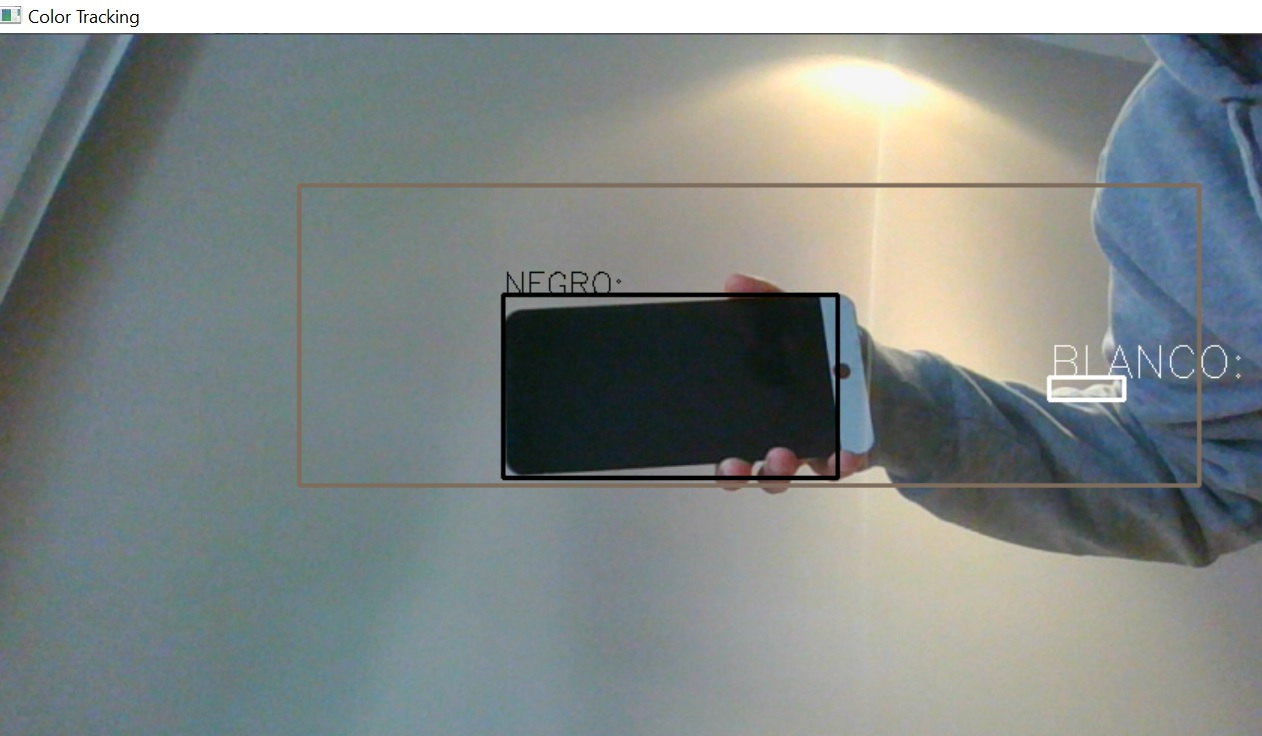
#> input picture prueba1.jpg, 1262 x 736 px, given in place of the camera
$ python 'color-detection - copia.py'
#> lines starting #> are read from the running program, lines starting #| are printed output that depends on the picture; after the words box and inside, x2 and y2 are one past the last pixel; in counts of white or black regions, pixels touching at a corner belong together
import cv2
import numpy as np

# capturing video through webcam

cap = cv2.VideoCapture(0)

cap.set(3, 1000)
cap.set (4, 3000) # Establezca la resolución de la cámara, 3 es alta, 4 es ancha

start_point = (200, 100)
end_point = (800, 300)
color = (93, 109, 126)
thickness = 2


while(1):
    _, img = cap.read()
#> img is the input picture: shape (736, 1262, 3); mean B, G, R 133.7, 135.2, 128.1
    rec = cv2.rectangle(img, start_point, end_point, color, thickness)

    # converting frame(img == BGR) to HSV(hue-saturation-value)

    hsv = cv2.cvtColor(img, cv2.COLOR_BGR2HSV)
#> hsv: shape (736, 1262, 3); mean H, S, V 69.2, 41.2, 141.3

    # red color

    red_lower = np.array([136,87,111],np.uint8)
    red_upper = np.array([180,255,255],np.uint8)

    # blue color

    blue_lower = np.array([99,115,150],np.uint8)
    blue_upper = np.array([110,255,255],np.uint8)

    # yellow color

    yellow_lower = np.array([22,60,200],np.uint8)
    yellow_upper = np.array([60,255,255],np.uint8)

    # white color

    white_lower = np.array([0,0,200],np.uint8)
    white_upper = np.array([180,20,255],np.uint8)

    # black color

    black_lower = np.array([0,0,0],np.uint8)
    black_upper = np.array([180,255,30],np.uint8)

    # all color together

    red = cv2.inRange(hsv, red_lower, red_upper)
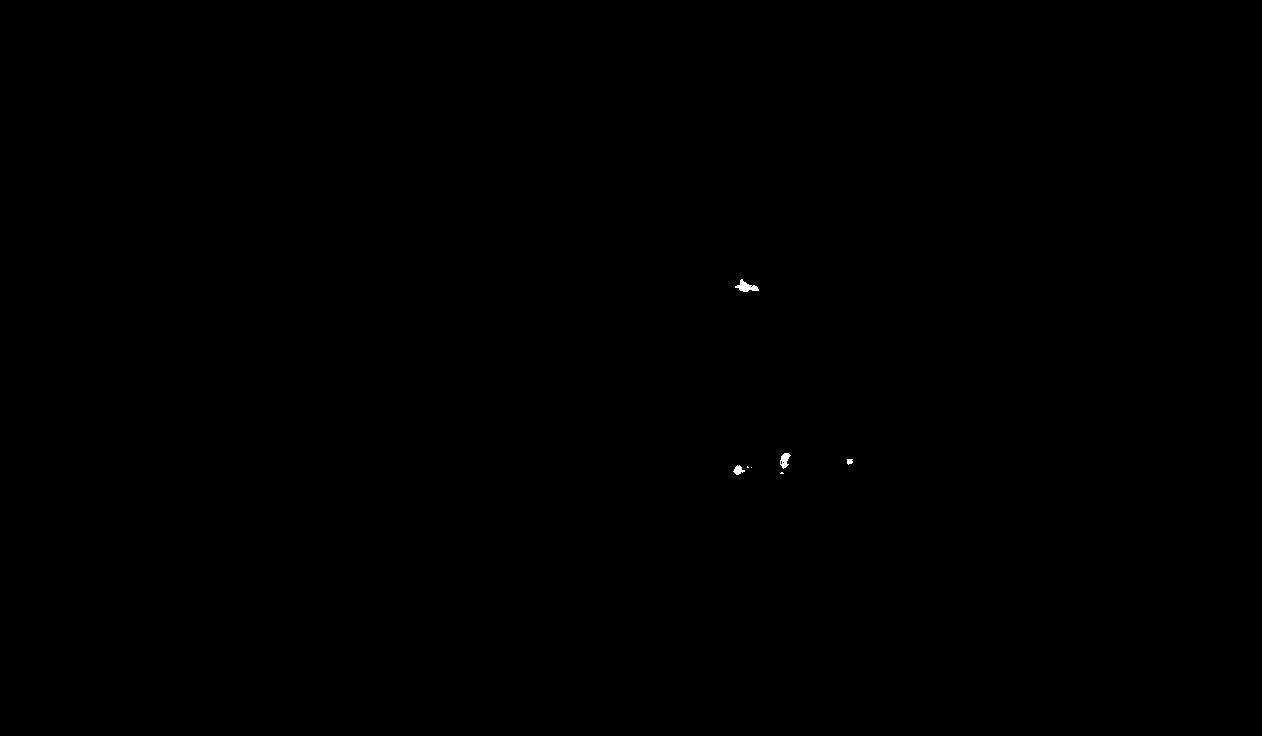
#> red: shape (736, 1262); 0.04% white; 7 white regions (3 under 20 px), largest, box (x1, y1, x2, y2) and area: (735, 279, 759, 292) 152, (780, 453, 791, 469) 104, (733, 465, 745, 475) 69, (847, 459, 853, 465) 29
    blue = cv2.inRange(hsv, blue_lower, blue_upper)
#> blue: shape (736, 1262); 0.25% white; 81 white regions (59 under 20 px), largest, box (x1, y1, x2, y2) and area: (1175, 220, 1195, 247) 271, (1136, 196, 1151, 230) 226, (1182, 64, 1201, 84) 196
    yellow = cv2.inRange(hsv, yellow_lower, yellow_upper)
#> yellow: shape (736, 1262); 0.2% white; 57 white regions (49 under 20 px), largest, box (x1, y1, x2, y2) and area: (784, 82, 880, 129) 642, (892, 91, 964, 131) 628, (974, 109, 988, 129) 106
    white = cv2.inRange(hsv, white_lower, white_upper)
#> white: shape (736, 1262); 4.9% white; 34 white regions (25 under 20 px), largest, box (x1, y1, x2, y2) and area: (0, 0, 1262, 33) 40538, (812, 66, 924, 106) 2655, (1046, 345, 1126, 403) 1644
    black = cv2.inRange(hsv, black_lower, black_upper)
#> black: shape (736, 1262); 3% white; 272 white regions (240 under 20 px), largest, box (x1, y1, x2, y2) and area: (501, 293, 840, 480) 22940, (501, 272, 799, 299) 1369, (691, 311, 748, 349) 549

    # Morphological Transform, Dilation

    kernal = np.ones((5, 5), "uint8")

    red = cv2.dilate(red, kernal)
#> red: shape (736, 1262); 0.1% white; 4 white regions, box (x1, y1, x2, y2) and area: (733, 277, 761, 294) 321, (778, 451, 793, 476) 281, (731, 463, 754, 477) 221, (845, 457, 855, 467) 94
    res_red = cv2.bitwise_and(img, img, mask = red)

    blue = cv2.dilate(blue, kernal)
#> blue: shape (736, 1262); 0.77% white; 47 white regions, largest, box (x1, y1, x2, y2) and area: (1209, 282, 1261, 309) 882, (1118, 194, 1153, 232) 820, (1166, 196, 1197, 251) 809
    res_blue = cv2.bitwise_and(img, img, mask = blue)

    yellow = cv2.dilate(yellow, kernal)
#> yellow: shape (736, 1262); 0.55% white; 32 white regions, largest, box (x1, y1, x2, y2) and area: (885, 89, 966, 134) 1400, (780, 74, 883, 140) 1384, (972, 107, 990, 131) 266
    res_yellow = cv2.bitwise_and(img, img, mask = yellow)

    white = cv2.dilate(white, kernal)
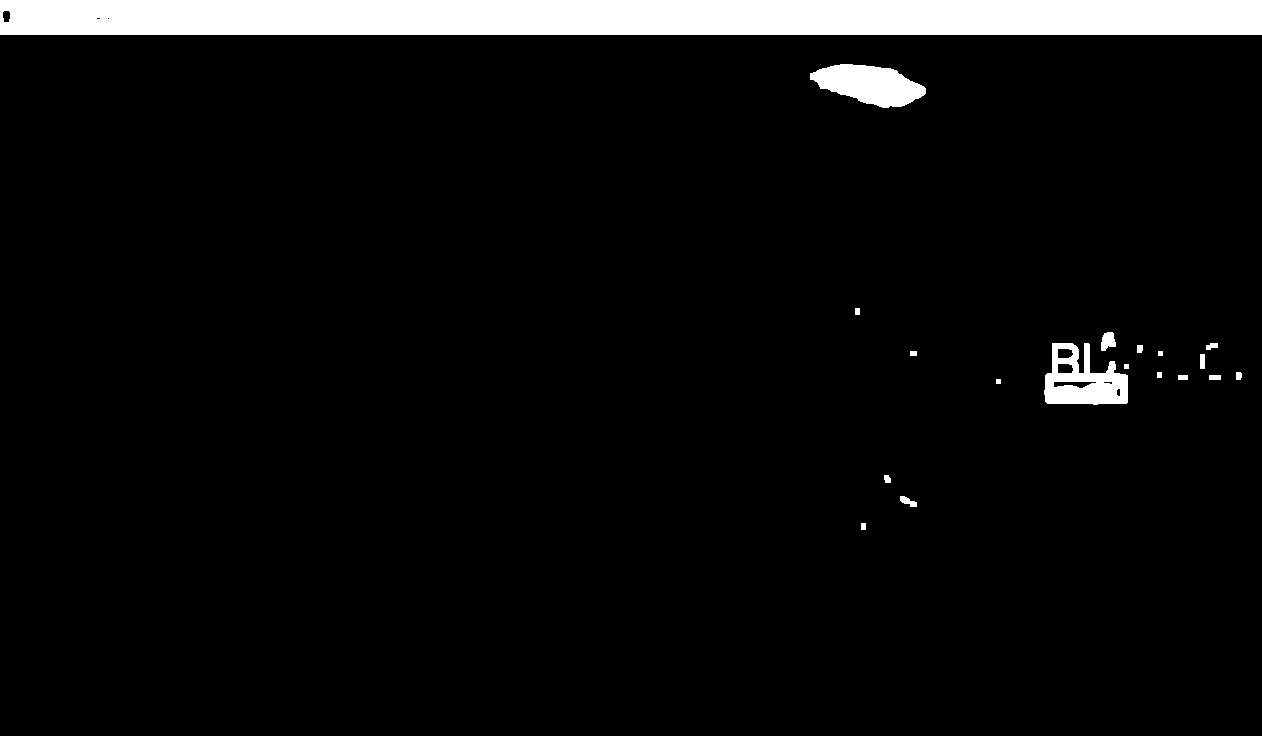
#> white: shape (736, 1262); 5.5% white; 19 white regions, largest, box (x1, y1, x2, y2) and area: (0, 0, 1262, 35) 44098, (810, 64, 926, 108) 3284, (1044, 343, 1128, 405) 3187
    res_white = cv2.bitwise_and(img, img, mask = white)

    black = cv2.dilate(black, kernal)
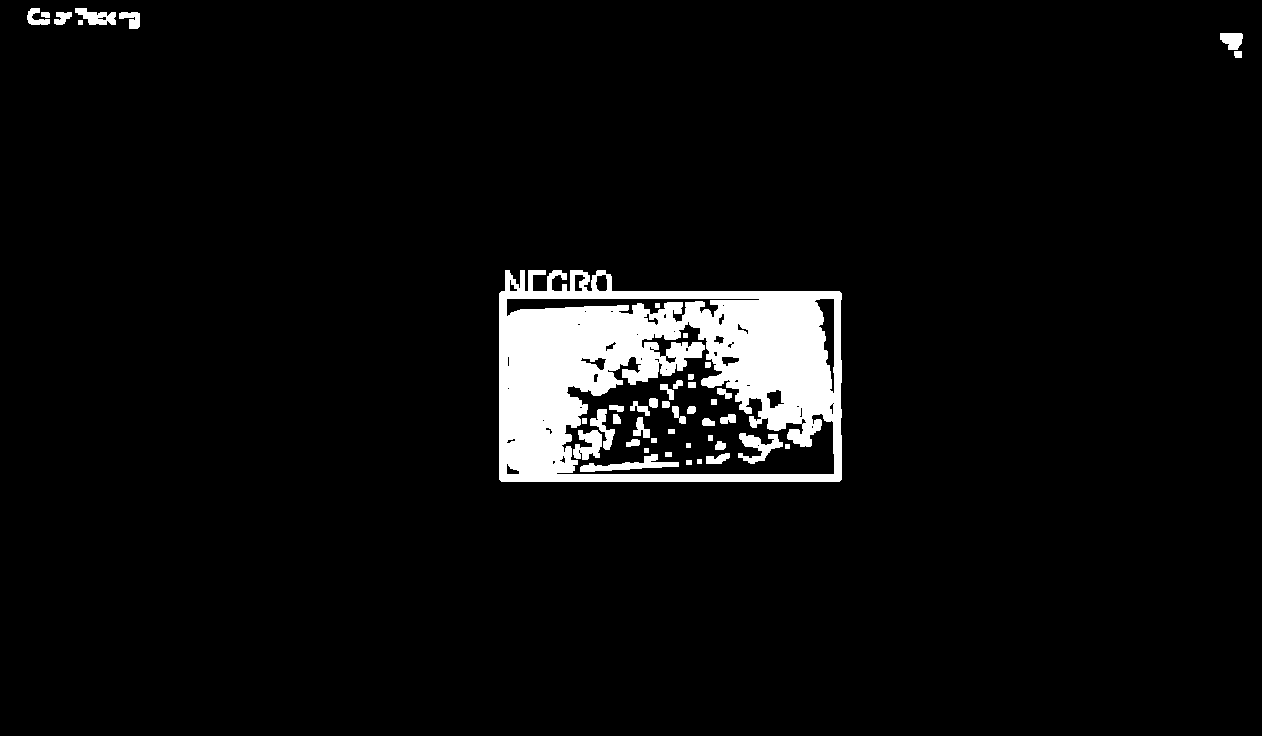
#> black: shape (736, 1262); 5.2% white; 45 white regions
    res_black = cv2.bitwise_and(img, img, mask = black)
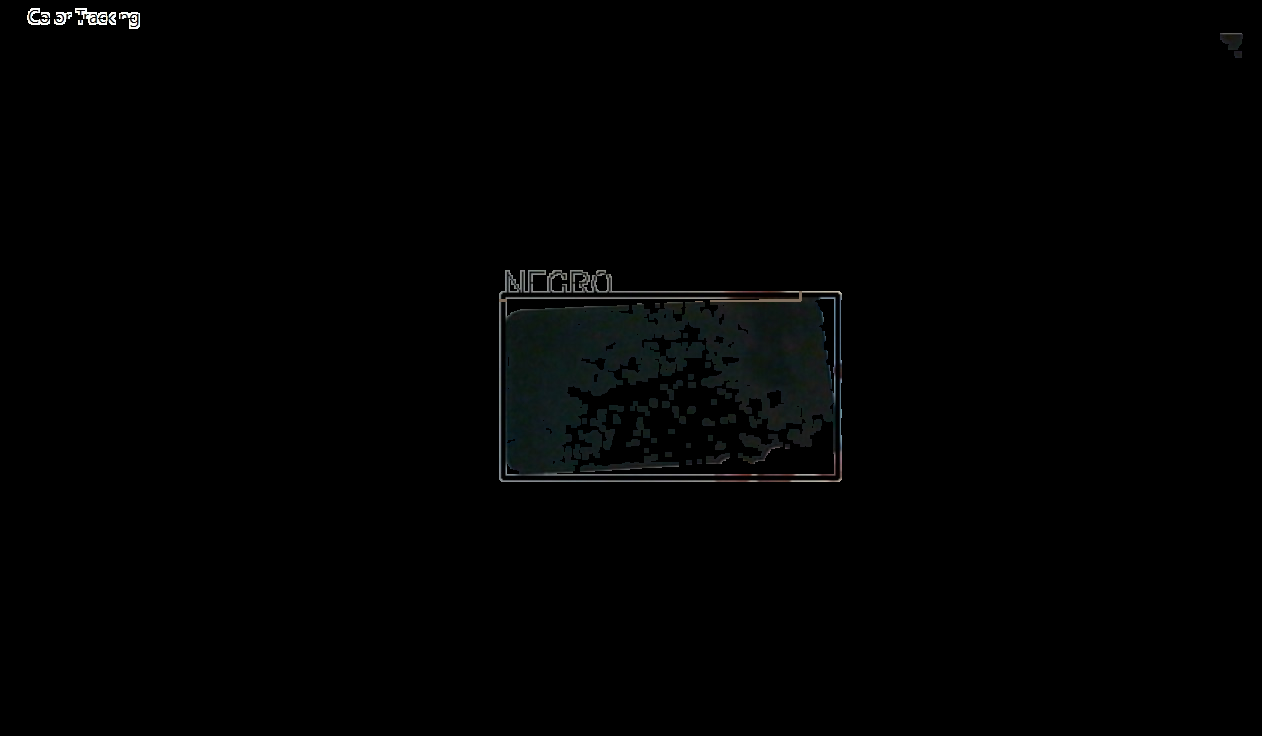
#> res_black: shape (736, 1262, 3); mean B, G, R 1.9, 2, 1.6


    # Tracking red
    contours, hierarchy = cv2.findContours(red, cv2.RETR_TREE, cv2.CHAIN_APPROX_SIMPLE)
#> contours = 4 contours; box (x1, y1, x2, y2) and area: (733, 277, 761, 294) 284, (778, 451, 793, 476) 248, (731, 463, 754, 477) 189, (845, 457, 855, 467) 76
    for pic, contour in enumerate(contours):
        area = cv2.contourArea(contour)
        if(area > 300):
            x, y, w, h = cv2.boundingRect(contour)
            if (x >= 200 and y >= 100 and (x+w) <= 800 and (y+h) <= 300):
                img = cv2.rectangle(img, (x, y), (x + w, y + h), (0, 0, 255), 2)
                cv2.putText(img, "ROJO: ", (x, y), cv2.FONT_HERSHEY_SIMPLEX, 0.7, (0, 0, 255))
#> this loop made 4 passes
#> area on passes 1 to 4: 189, 76.5, 248, 284.5

    # Tracking blue
    contours, hierarchy = cv2.findContours(blue, cv2.RETR_TREE, cv2.CHAIN_APPROX_SIMPLE)
#> contours = 48 contours, 5 with area under 20; largest, box (x1, y1, x2, y2) and area: (1209, 282, 1261, 309) 794, (1118, 194, 1153, 232) 734, (1166, 196, 1197, 251) 720, (1201, 229, 1216, 261) 360, (1180, 62, 1203, 86) 340
    for pic, contour in enumerate(contours):
        area = cv2.contourArea(contour)
        if(area > 300):
            x, y, w, h = cv2.boundingRect(contour)
            if (x >= 200 and y >= 100 and (x+w) <= 800 and (y+h) <= 300):
                img = cv2.rectangle(img, (x, y), (x + w, y + h), (255, 0, 0), 2)
                cv2.putText(img, "AZUL: ", (x, y), cv2.FONT_HERSHEY_SIMPLEX, 0.7, (255, 0, 0))
#> this loop made 48 passes
#> (area, x, y, w, h) on passes 10, 25, 27, 28, 45: (794, 1209, 282, 52, 27), (360.5, 1201, 229, 15, 32), (719.5, 1166, 196, 31, 55), (734, 1118, 194, 35, 38), (340, 1180, 62, 23, 24)
#> area on passes 1, 3, 5, 7, 8, 9: 94, 88, 59, 27, 35.5, 24


    # Tracking yellow
    contours, hierarchy = cv2.findContours(yellow, cv2.RETR_TREE, cv2.CHAIN_APPROX_SIMPLE)
#> contours = 33 contours, 2 with area under 20; largest, box (x1, y1, x2, y2) and area: (885, 89, 966, 134) 1277, (780, 74, 883, 140) 1252, (972, 107, 990, 131) 232, (975, 190, 990, 203) 138, (947, 158, 964, 169) 118
    for pic, contour in enumerate(contours):
        area = cv2.contourArea(contour)
        if(area > 300):
            x, y, w, h = cv2.boundingRect(contour)
            if (x >= 200 and y >= 100 and (x+w) <= 800 and (y+h) <= 300):
                 img = cv2.rectangle(img, (x, y), (x + w, y + h), (0, 255, 0), 2)
                 cv2.putText(img, "AMARILLO: ", (x, y), cv2.FONT_HERSHEY_SIMPLEX, 1.0, (0, 255, 0))
#> this loop made 33 passes
#> (area, x, y, w, h) on passes 30, 33: (1277, 885, 89, 81, 45), (1252, 780, 74, 103, 66)
#> area on passes 1, 2, 4, 5, 6, 8: 58.5, 29.5, 29.5, 40, 56, 81

    # Tracking white
    contours, hierarchy = cv2.findContours(white, cv2.RETR_TREE, cv2.CHAIN_APPROX_SIMPLE)
#> contours = 27 contours, 6 with area under 20; largest, box (x1, y1, x2, y2) and area: (0, 0, 1262, 35) 42874, (1044, 343, 1128, 405) 3442, (810, 64, 926, 108) 3160, (1053, 381, 1097, 389) 197, (1101, 332, 1116, 351) 180
    for pic, contour in enumerate(contours):
        area = cv2.contourArea(contour)
        if(area > 300):
            x, y, w, h = cv2.boundingRect(contour)
            if (x >= 200 and y >= 100 and (x+w) <= 800 and (y+h) <= 300):
                img = cv2.rectangle(img, (x, y), (x + w, y + h), (255, 255, 255), 2)
                cv2.putText(img, "BLANCO: ", (x, y), cv2.FONT_HERSHEY_SIMPLEX, 1.0, (255, 255, 255))
#> this loop made 27 passes
#> (contour, area, x, y, w, h) on pass 24: ([[0, 0], [0, 34], [1261, 34], [1261, 0]], 42874, 0, 0, 1262, 35)
#> (area, x, y, w, h) on passes 15, 23: (3441.5, 1044, 343, 84, 62), (3160, 810, 64, 116, 44)

    # Tracking black
    contours, hierarchy = cv2.findContours(black, cv2.RETR_TREE, cv2.CHAIN_APPROX_SIMPLE)
#> contours = 96 contours, 36 with area under 20; largest, box (x1, y1, x2, y2) and area: (499, 270, 842, 482) 66184, (556, 321, 835, 475) 21656, (506, 298, 760, 323) 2154, (814, 298, 835, 394) 867, (580, 454, 679, 472) 580
    for pic, contour in enumerate(contours):
        area = cv2.contourArea(contour)
        if(area > 300):
            x, y, w, h = cv2.boundingRect(contour)
            if (x >= 200 and y >= 100 and (x+w) <= 800 and (y+h) <= 300):
                img = cv2.rectangle(img, (x, y), (x + w, y + h), (0, 0, 0), 2)
                cv2.putText(img, "NEGRO: ", (x, y), cv2.FONT_HERSHEY_SIMPLEX, 0.7, (0, 0, 0))
#> this loop made 96 passes
#> (area, x, y, w, h) on passes 1, 38, 41, 51, 53, 61, 82, 83, 94: (66184, 499, 270, 343, 212), (21655.5, 556, 321, 279, 154), (580, 580, 454, 99, 18), (542.5, 738, 433, 45, 31), (494.5, 573, 430, 29, 30), (336, 590, 409, 25, 41), (867, 814, 298, 21, 96), (2154, 506, 298, 254, 25), (372, 75, 8, 41, 17)
#> area on passes 2, 4, 5, 6, 13, 15: 80.5, 24.5, 24, 23, 27.5, 215

    cv2.imshow("Color Tracking", img)
    if cv2.waitKey(10) & 0xFF == ord('q'):
#> (key q is pressed here)
        cap.release()
        cv2.destroyAllWindows()
        break
